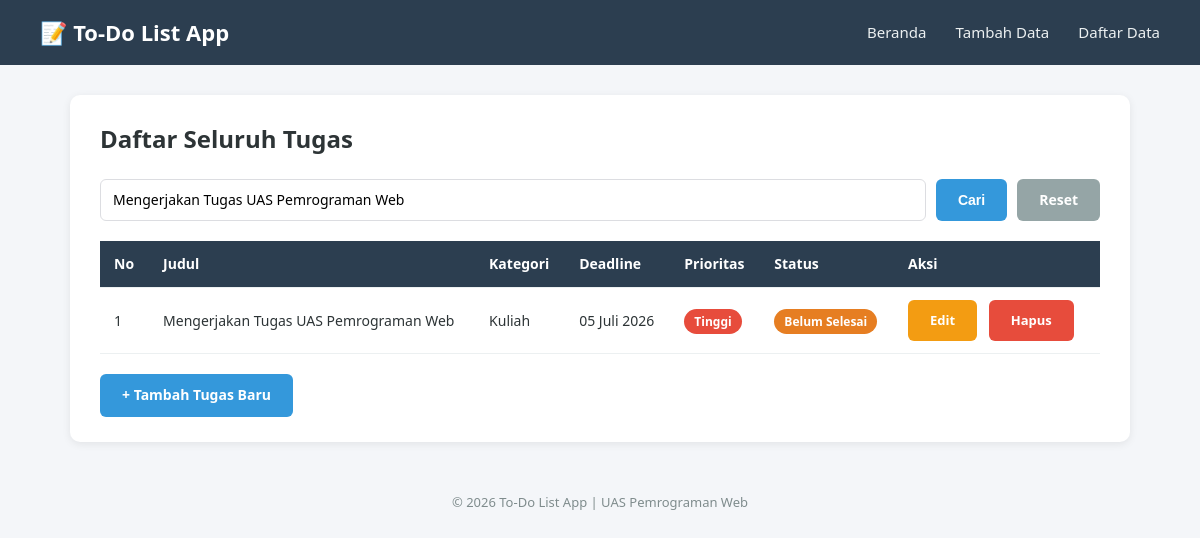
The page /daftar.php?cari=Mengerjakan Tugas UAS Pemrograman Web on the database its author committed.
### tables this page shows
CREATE TABLE IF NOT EXISTS tugas (
    id INT(11) NOT NULL AUTO_INCREMENT,
    judul VARCHAR(100) NOT NULL,
    deskripsi TEXT NOT NULL,
    kategori VARCHAR(50) NOT NULL,
    tanggal_deadline DATE NOT NULL,
    prioritas ENUM('Rendah', 'Sedang', 'Tinggi') NOT NULL DEFAULT 'Sedang',
    status ENUM('Belum Selesai', 'Selesai') NOT NULL DEFAULT 'Belum Selesai',
    created_at TIMESTAMP DEFAULT CURRENT_TIMESTAMP,
    PRIMARY KEY (id)
);

### daftar.php (the view, shortened to what this page needs)
<?php
require "koneksi.php";
require "functions.php";
$keyword = isset($_GET['cari']) ? mysqli_real_escape_string($koneksi, $_GET['cari']) : "";
if (!empty($keyword)) {
    $query = "SELECT * FROM tugas WHERE judul LIKE '%$keyword%' OR kategori LIKE '%$keyword%' ORDER BY tanggal_deadline ASC";
} else {
    $query = "SELECT * FROM tugas ORDER BY tanggal_deadline ASC";
}
$hasil = mysqli_query($koneksi, $query);
require "header.php";
?>
    <div class="card">
        <h2 style="margin-bottom: 20px;">Daftar Seluruh Tugas</h2>
        <form action="daftar.php" method="GET" style="display:flex; gap:10px; margin-bottom:20px;">
            <input type="text" name="cari" placeholder="Cari judul atau kategori..." value="<?php echo htmlspecialchars($keyword); ?>" style="margin-bottom:0;">
            <button type="submit" class="btn btn-primary">Cari</button>
            <a href="daftar.php" class="btn btn-secondary">Reset</a>
        </form>
        <?php if (mysqli_num_rows($hasil) > 0) { ?>
            <table>
                <thead>
                    <tr>
                        <th>No</th>
                        <th>Judul</th>
                        <th>Kategori</th>
                        <th>Deadline</th>
                        <th>Prioritas</th>
                        <th>Status</th>
                        <th>Aksi</th>
                    </tr>
                </thead>
                <tbody>
                    <?php
                    $no = 1;
                    while ($row = mysqli_fetch_assoc($hasil)) {
                    ?>
                        <tr>
                            <td><?php echo $no++; ?></td>
                            <td><?php echo htmlspecialchars($row['judul']); ?></td>
                            <td><?php echo htmlspecialchars($row['kategori']); ?></td>
                            <td><?php echo formatTanggal($row['tanggal_deadline']); ?></td>
                            <td><?php echo labelPrioritas($row['prioritas']); ?></td>
                            <td><?php echo labelStatus($row['status']); ?></td>
                            <td class="action-links">
                                <a href="edit.php?id=<?php echo $row['id']; ?>" class="btn btn-warning">Edit</a>
                                <a href="hapus.php?id=<?php echo $row['id']; ?>"
                                   class="btn btn-danger"
                                   onclick="return confirm('Yakin ingin menghapus tugas ini?');">Hapus</a>
                            </td>
                        </tr>
                    <?php } ?>
                </tbody>
            </table>
        <?php } else { ?>
            <p>Tidak ada data yang ditemukan.</p>
        <?php } ?>
        <div style="margin-top: 20px;">
            <a href="tambah.php" class="btn btn-primary">+ Tambah Tugas Baru</a>
        </div>
    </div>
<?php require "footer.php"; ?>

### functions.php (shortened to what this page needs)
<?php
function formatTanggal($tanggal) {
    $bulan = array(
        1 => "Januari", 2 => "Februari", 3 => "Maret", 4 => "April",
        5 => "Mei", 6 => "Juni", 7 => "Juli", 8 => "Agustus",
        9 => "September", 10 => "Oktober", 11 => "November", 12 => "Desember"
    );
    $pecah = explode("-", $tanggal);
    $tahun = $pecah[0];
    $bulanAngka = (int) $pecah[1];
    $hari = $pecah[2];
    return $hari . " " . $bulan[$bulanAngka] . " " . $tahun;
}
function labelPrioritas($prioritas) {
    if ($prioritas == "Tinggi") {
        $class = "badge-tinggi";
    } elseif ($prioritas == "Sedang") {
        $class = "badge-sedang";
    } else {
        $class = "badge-rendah";
    }
    return '<span class="badge ' . $class . '">' . $prioritas . '</span>';
}
function labelStatus($status) {
    if ($status == "Selesai") {
        $class = "badge-selesai";
    } else {
        $class = "badge-belum";
    }
    return '<span class="badge ' . $class . '">' . $status . '</span>';
}
?>

### style.css (style rules this page uses)
* { margin: 0; padding: 0; box-sizing: border-box; }
body { font-family: 'Segoe UI', Tahoma, Geneva, Verdana, sans-serif; background-color: #f4f6f9; color: #2d3436; line-height: 1.6; }
.card { background-color: #ffffff; border-radius: 10px; padding: 25px 30px; box-shadow: 0 2px 8px rgba(0, 0, 0, 0.08); margin-bottom: 25px; }
form input[type="text"], form input[type="date"], form select, form textarea { width: 100%; padding: 10px 12px; margin-bottom: 18px; border: 1px solid #dcdde1; border-radius: 6px; font-size: 14px; font-family: inherit; }
.btn { display: inline-block; padding: 10px 22px; border: none; border-radius: 6px; cursor: pointer; font-size: 14px; font-weight: 600; text-decoration: none; transition: opacity 0.2s ease-in-out; }
.btn-primary { background-color: #3498db; color: #fff; }
.btn-warning { background-color: #f39c12; color: #fff; }
.btn-danger { background-color: #e74c3c; color: #fff; }
.btn-secondary { background-color: #95a5a6; color: #fff; }
table { width: 100%; border-collapse: collapse; margin-top: 10px; }
table th, table td { padding: 12px 14px; text-align: left; border-bottom: 1px solid #ecf0f1; font-size: 14px; }
table th { background-color: #2c3e50; color: #fff; }
.badge { padding: 4px 10px; border-radius: 20px; font-size: 12px; font-weight: 600; color: #fff; }
.badge-tinggi { background-color: #e74c3c; }
.badge-belum { background-color: #e67e22; }
.action-links a { margin-right: 8px; font-size: 13px; text-decoration: none; }

### rows shown on the page
tugas: judul "Mengerjakan Tugas UAS Pemrograman Web", kategori "Kuliah", tanggal_deadline "05 Juli 2026", prioritas "Tinggi", status "Belum Selesai"
